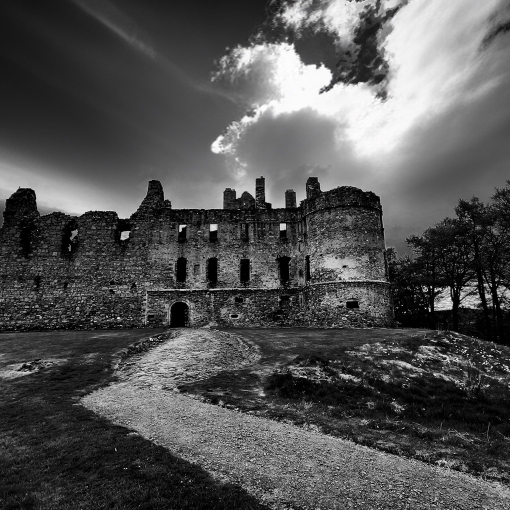
#> input picture img/panel1.png, 1020 x 1020 px (shown at 1/2 size)
$ python -i server_advanced.py   (imports and definitions only)   (older library calls are emulated)
#> lines starting #> are read from the running program, lines starting #| are printed output that depends on the picture; after the words box and inside, x2 and y2 are one past the last pixel; in counts of white or black regions, pixels touching at a corner belong together
#> further down, picture is the input picture: shape (1020, 1020, 3); mean B, G, R 82.6, 82.6, 82.6
"""Advanced style-transfer with proper Canvas algorithm implementation.

Endpoint: POST /api/style-transfer-advanced
Accepts multipart `file` plus form fields for artStyle, style, brush, stroke, etc.
Returns PNG image.

Implements 20+ rendering styles ported from Canvas versions.
"""
from flask import Flask, request, send_file, jsonify, make_response
import numpy as np
import cv2
import io
from PIL import Image
import os
import random
from functools import wraps

# [1 line not run here, left out]

# Custom CORS decorator
# [768 lines left out: functions add_cors_headers, health, read_image_from_stream, render_stippling, render_charcoal, render_dry_brush and 18 more, not called in this run]


def stylize_opencv(img_bgr, artStyle='pencil', style='line', brush='line',
                   stroke=1, skipHatching=False, seed=0, intensity=6,
                   smoothing=0, colorize=False, invert=False,
                   contrast=0, saturation=0, hueShift=0):
    """Main stylization pipeline: edge detection + style rendering + medium effect"""
#> called with artStyle = 'pencil', style = 'line', brush = 'line', stroke = 1, skipHatching = False, seed = 0, intensity = 6, smoothing = 0
    np.random.seed(seed)
    random.seed(seed)

    # Resize to reasonable max dimension
    h0, w0 = img_bgr.shape[:2]
#> h0 = 1020; w0 = 1020
    max_dim = 1200
    scale = 1.0
    if max(h0, w0) > max_dim:
        scale = max_dim / float(max(h0, w0))
        img_bgr = cv2.resize(img_bgr, (int(w0*scale), int(h0*scale)),
                           interpolation=cv2.INTER_AREA)

    img_color = cv2.bilateralFilter(img_bgr, d=9, sigmaColor=75, sigmaSpace=75)
    gray = cv2.cvtColor(img_color, cv2.COLOR_BGR2GRAY)

    # Sobel edge detection
    sobelx = cv2.Sobel(gray, cv2.CV_32F, 1, 0, ksize=3)
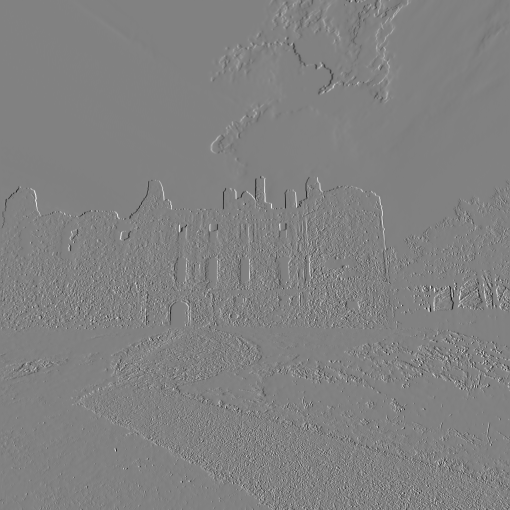
#> sobelx: shape (1020, 1020) float32 (shown at 1/2 size); min -862, max 836, mean 0; drawn with min black and max white
    sobely = cv2.Sobel(gray, cv2.CV_32F, 0, 1, ksize=3)
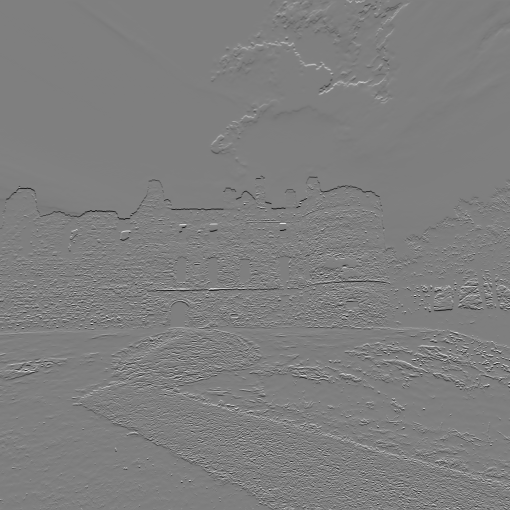
#> sobely: shape (1020, 1020) float32 (shown at 1/2 size); min -919, max 923, mean -0.3; drawn with min black and max white
    edges = np.sqrt(sobelx**2 + sobely**2)
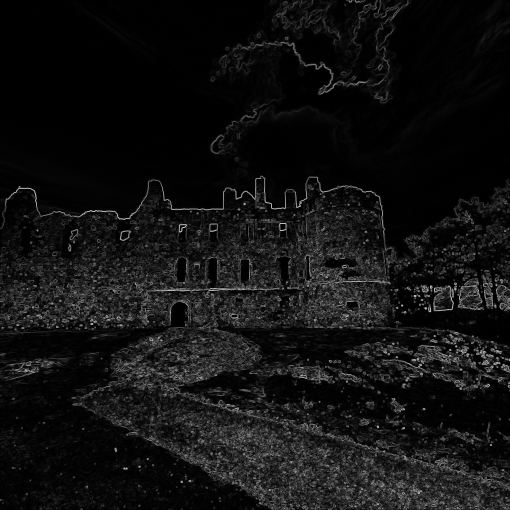
#> edges: shape (1020, 1020) float32 (shown at 1/2 size); min 0, max 1009.8, mean 71.1; drawn with min black and max white
    edges = np.clip(edges * (intensity / 6.0), 0, 255).astype(np.uint8)
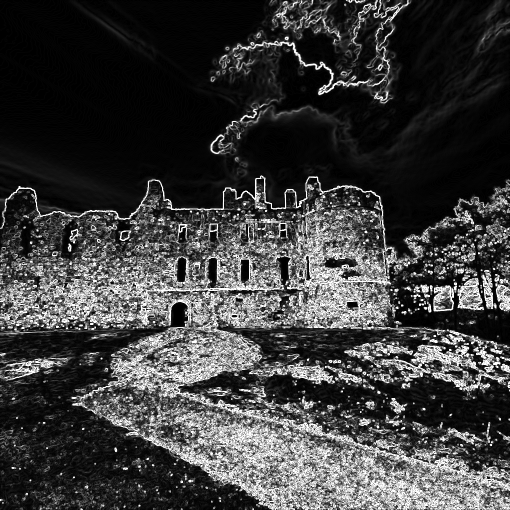
#> edges: shape (1020, 1020) (shown at 1/2 size); min 0, max 255, mean 61.1

    # Route to style-specific renderer
    if style == 'stippling':
        result = render_stippling(gray, edges, intensity, stroke)
    elif style == 'charcoal':
        result = render_charcoal(gray, edges, intensity, stroke)
    elif style == 'drybrush':
        result = render_dry_brush(gray, edges, intensity, stroke)
    elif style == 'inkwash':
        result = render_ink_wash(gray, edges, intensity, stroke)
    elif style == 'comic':
        result = render_comic(gray, edges, intensity, stroke)
    elif style == 'fashion':
        result = render_fashion(gray, edges, intensity, stroke)
    elif style == 'urban':
        result = render_urban(gray, edges, intensity, stroke)
    elif style == 'architectural':
        result = render_architectural(gray, edges, intensity, stroke)
    elif style == 'academic':
        result = render_academic(gray, edges, intensity, stroke)
    elif style == 'etching':
        result = render_etching(gray, edges, intensity, stroke)
    elif style == 'minimalist':
        result = render_minimalist(gray, edges, intensity, stroke)
    elif style == 'glitch':
        result = render_glitch(gray, edges, intensity, stroke)
    elif style == 'mixedmedia':
        result = render_mixed_media(gray, edges, intensity, stroke)
    elif style == 'contour':
        result = render_contour(gray, edges, intensity, stroke)
    elif style == 'blindcontour':
        result = render_blind_contour(gray, edges, intensity, stroke)
    elif style == 'gesture':
        result = render_gesture(gray, edges, intensity, stroke)
    elif style == 'cartoon':
        result = render_cartoon(gray, edges, intensity, stroke)
    elif style == 'hatching':
        result = render_hatching(gray, edges, intensity, stroke)
    elif style == 'crosshatching':
        result = render_crosshatching(gray, edges, intensity, stroke)
    elif style == 'tonalpencil':
        result = render_tonal_shading(gray, edges, intensity, stroke)
    else:
        # Default: tonal rendering
        result = 255 - np.minimum(255, edges).astype(np.uint8)
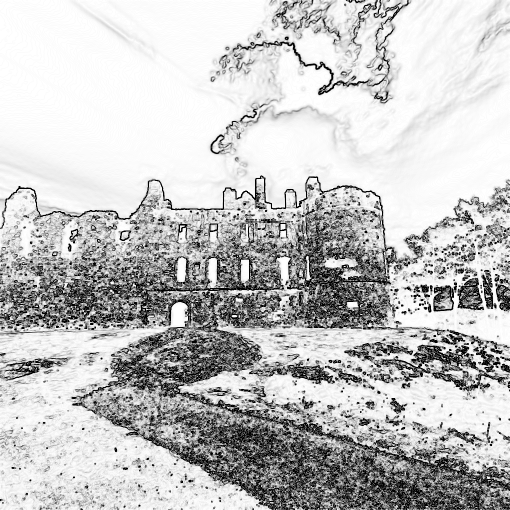
#> result: shape (1020, 1020) (shown at 1/2 size); min 0, max 255, mean 193.9

    # Apply smoothing (gaussian blur)
    if smoothing > 0:
        kernel_size = max(3, int(smoothing * 2) | 1)  # Ensure odd number >= 3
        result = cv2.GaussianBlur(result, (kernel_size, kernel_size), 0)

    # Apply brush texture overlay
    if brush != 'line':
        result = apply_brush_effect(result, intensity, stroke, brush)

    # Convert to BGR
    result_bgr = cv2.cvtColor(result, cv2.COLOR_GRAY2BGR)

    # Apply medium effect (color character, dilation, tinting)
    result_bgr = apply_medium_effect_bgr(result_bgr, artStyle)

    # Apply colorization if enabled (blend original colors into grayscale)
    if colorize and img_color is not None:
        try:
            # Blend sketch structure with original image colors
            result_bgr = cv2.addWeighted(result_bgr, 0.5, img_color, 0.5, 0)
        except:
            pass  # If blending fails, just use the grayscale version

    # Apply color adjustments (contrast, saturation, hue shift)
    if contrast != 0 or saturation != 0 or hueShift != 0:
        result_bgr = apply_color_adjustments(result_bgr, contrast, saturation, hueShift)

    # Apply inversion if enabled
    if invert:
        result_bgr = cv2.bitwise_not(result_bgr)

    return result_bgr


def apply_medium_effect_bgr(img_bgr, art_style):
    """Apply medium-specific color character to a BGR sketch image.
    Mirrors the canvas applyMediumEffect implementation.
    BG=242: pixels >= 242 are paper background; < 242 are marks.
    Input must be a grayscale-sourced BGR image (all channels equal).
    """
#> called with art_style = 'pencil'
    BG = 242
    result = img_bgr.copy().astype(np.int16)
#> result: shape (1020, 1020, 3) int16
    v = result[:, :, 0].copy()  # luminance (B channel == G == R for gray input)
    mark_mask = v < BG
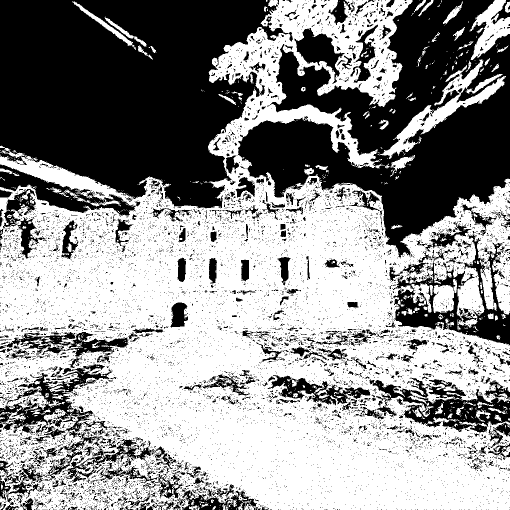
#> mark_mask: shape (1020, 1020) bool (shown at 1/2 size); 56.9% white; 10322 black regions (9773 under 20 px), largest, box (x1, y1, x2, y2) and area: (0, 0, 576, 417) 170355, (476, 0, 1020, 515) 131403, (786, 468, 1020, 691) 15440
    bg_mask   = ~mark_mask

    if art_style == 'pencil':
        # Warm graphite: lift darks (floor 18), warm tint (+3R/-3B on marks)
        lifted = np.where(mark_mask,
                          np.maximum(18, (v + (BG - v) * 0.05 + 0.5).astype(np.int16)),
                          v)
        result[:, :, 2] = np.where(mark_mask, np.minimum(255, lifted + 3), result[:, :, 2])  # R
        result[:, :, 1] = np.where(mark_mask, lifted,                       result[:, :, 1])  # G
        result[:, :, 0] = np.where(mark_mask, np.maximum(0,  lifted - 3),   result[:, :, 0])  # B
        # Mid-tone grain (28 < lum < 218)
        lum = result[:, :, 1]
        grain_mask = (lum > 28) & (lum < 218)
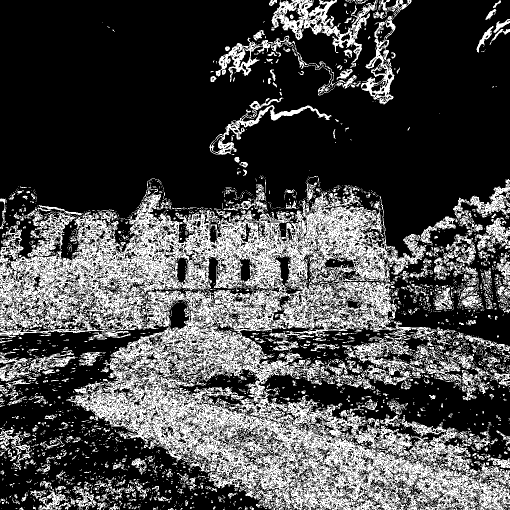
#> grain_mask: shape (1020, 1020) bool (shown at 1/2 size); 29% white; 4276 white regions (3839 under 20 px), largest, box (x1, y1, x2, y2) and area: (0, 378, 1020, 1020) 216606, (542, 0, 756, 136) 6959, (722, 0, 823, 209) 4239
        if grain_mask.any():
            grain = ((np.random.rand(*v.shape) - 0.5) * 14).astype(np.int16)
            for ch in range(3):
                result[:, :, ch] = np.where(grain_mask, result[:, :, ch] + grain, result[:, :, ch])

    elif art_style == 'ink':
        # India ink: dilate, crush darks (v*0.80-10), cold blue-black (-3R/+6B)
        gray_u8 = np.clip(v, 0, 255).astype(np.uint8)
        kernel = cv2.getStructuringElement(cv2.MORPH_ELLIPSE, (3, 3))
        dilated = cv2.dilate(gray_u8, kernel, iterations=1).astype(np.int16)
        m = dilated < BG
        crushed = np.maximum(0, (dilated * 0.80 - 10 + 0.5).astype(np.int16))
        result[:, :, 2] = np.where(m, np.maximum(0,   crushed - 3), result[:, :, 2])  # R
        result[:, :, 1] = np.where(m, crushed,                       result[:, :, 1])  # G
        result[:, :, 0] = np.where(m, np.minimum(255, crushed + 6),  result[:, :, 0])  # B

    elif art_style == 'marker':
        # Bold warm: dilate, warm paper on BG (BGR 245/252/255), warm marks (+8R/+2G/-10B)
        gray_u8 = np.clip(v, 0, 255).astype(np.uint8)
        kernel = cv2.getStructuringElement(cv2.MORPH_ELLIPSE, (3, 3))
        dilated = cv2.dilate(gray_u8, kernel, iterations=1).astype(np.int16)
        m = dilated < BG
        bg2 = ~m
        bold = np.maximum(0, (dilated * 0.82 - 8 + 0.5).astype(np.int16))
        result[:, :, 0] = np.where(bg2, 245,                         result[:, :, 0])  # B bg
        result[:, :, 1] = np.where(bg2, 252,                         result[:, :, 1])  # G bg
        result[:, :, 2] = np.where(bg2, 255,                         result[:, :, 2])  # R bg
        result[:, :, 2] = np.where(m,   np.minimum(255, bold + 8),   result[:, :, 2])  # R marks
        result[:, :, 1] = np.where(m,   np.minimum(255, bold + 2),   result[:, :, 1])  # G marks
        result[:, :, 0] = np.where(m,   np.maximum(0,   bold - 10),  result[:, :, 0])  # B marks

    elif art_style == 'pen':
        # Technical pen: dilate, crisp crush (v*0.78-12), cool blue (-2R/+6B)
        gray_u8 = np.clip(v, 0, 255).astype(np.uint8)
        kernel = cv2.getStructuringElement(cv2.MORPH_ELLIPSE, (3, 3))
        dilated = cv2.dilate(gray_u8, kernel, iterations=1).astype(np.int16)
        m = dilated < BG
        crisp = np.maximum(0, (dilated * 0.78 - 12 + 0.5).astype(np.int16))
        result[:, :, 2] = np.where(m, np.maximum(0,   crisp - 2), result[:, :, 2])  # R
        result[:, :, 1] = np.where(m, crisp,                       result[:, :, 1])  # G
        result[:, :, 0] = np.where(m, np.minimum(255, crisp + 6),  result[:, :, 0])  # B

    elif art_style == 'pastel':
        # Step 1: edge softening via Gaussian blur blend on marks (v < 236)
        gray_u8 = np.clip(v, 0, 255).astype(np.uint8)
        blurred = cv2.GaussianBlur(gray_u8, (3, 3), 0).astype(np.int16)
        soft_mask = v < 236
        softened = np.where(soft_mask, (v * 0.65 + blurred * 0.35 + 0.5).astype(np.int16), v)
        # Step 2: chalky warm lift (floor 32, +6R/+3G/-5B), paper tooth on BG (BGR 247/253/255)
        chalky = np.where(mark_mask,
                          np.maximum(32, (softened + (BG - softened) * 0.12 + 0.5).astype(np.int16)),
                          softened)
        result[:, :, 0] = np.where(bg_mask, 247,                         result[:, :, 0])  # B bg
        result[:, :, 1] = np.where(bg_mask, 253,                         result[:, :, 1])  # G bg
        result[:, :, 2] = np.where(bg_mask, 255,                         result[:, :, 2])  # R bg
        result[:, :, 2] = np.where(mark_mask, np.minimum(255, chalky + 6), result[:, :, 2])  # R
        result[:, :, 1] = np.where(mark_mask, np.minimum(255, chalky + 3), result[:, :, 1])  # G
        result[:, :, 0] = np.where(mark_mask, np.maximum(0,   chalky - 5), result[:, :, 0])  # B
        # Step 3: heavy grain in mark areas (28 < lum < 240, ±14)
        lum = (result[:, :, 0].astype(np.int32) + result[:, :, 1].astype(np.int32) +
               result[:, :, 2].astype(np.int32)) // 3
        grain_mask = (lum > 28) & (lum < 240)
        if grain_mask.any():
            grain = ((np.random.rand(*v.shape) - 0.5) * 28).astype(np.int16)
            for ch in range(3):
                result[:, :, ch] = np.where(grain_mask, result[:, :, ch] + grain, result[:, :, ch])

    return np.clip(result, 0, 255).astype(np.uint8)


# [134 lines left out: functions apply_color_adjustments, api_style_transfer_advanced, not called in this run]


# [3 lines not run here, left out]

>>> import cv2
>>> picture = cv2.imread('img/panel1.png')
>>> result = stylize_opencv(picture)

$ run again, on img/panel2.png
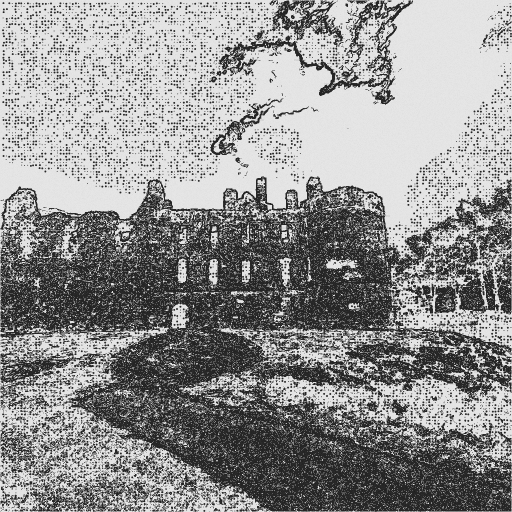
#> input picture img/panel2.png, 1024 x 1024 px (shown at 1/2 size)
#> picture is the input picture: shape (1024, 1024, 3); min 30, max 230, mean 145.6
#> in apply_medium_effect_bgr, `mark_mask = v < BG`:
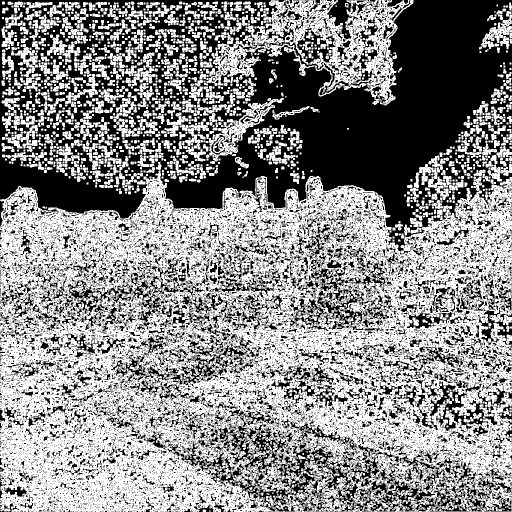
#> mark_mask: shape (1024, 1024) bool (shown at 1/2 size); 54.3% white; 23137 black regions (21995 under 20 px), largest, box (x1, y1, x2, y2) and area: (0, 0, 1024, 509) 261704, (336, 812, 992, 1022) 31864, (758, 756, 1024, 866) 6941
#> in apply_medium_effect_bgr, `grain_mask = (lum > 28) & (lum < 218)`:
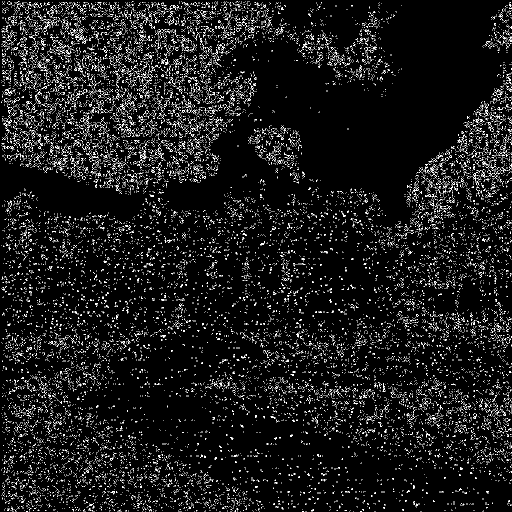
#> grain_mask: shape (1024, 1024) bool (shown at 1/2 size); 5.4% white in thin lines or dots
